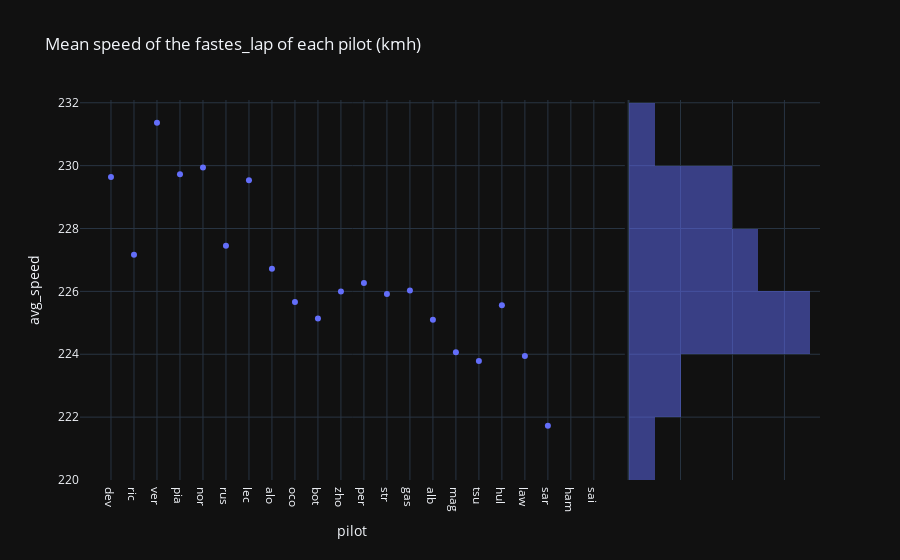

The code cell stored with this chart in its notebook:
### Code cell
px.scatter(last_gp, x="pilot", y="avg_speed", title="Mean speed of the fastes_lap of each pilot (kmh)", marginal_y="histogram", template="plotly_dark")

### Figure 1 — Plotly figure (JSON) as saved in the notebook; plotly's stock layout.template omitted (floating-point values rounded to 4 significant figures)
{"data": [{"hovertemplate": "pilot=%{x}<br>avg_speed=%{y}<extra></extra>", "legendgroup": "", "marker": {"color": "#636efa", "symbol": "circle"}, "mode": "markers", "name": "", "orientation": "v", "showlegend": false, "type": "scatter", "x": ["dev", "ric", "ver", "pia", "nor", "rus", "lec", "alo", "oco", "bot", "zho", "per", "str", "gas", "alb", "mag", "tsu", "hul", "law", "sar", "ham", "sai"], "xaxis": "x", "y": [229.6, 227.2, 231.4, 229.7, 229.9, 227.4, 229.5, 226.7, 225.7, 225.1, 226.0, 226.3, 225.9, 226.0, 225.1, 224.1, 223.8, 225.6, 223.9, 221.7, null, null], "yaxis": "y"}, {"alignmentgroup": "True", "bingroup": "y", "hovertemplate": "avg_speed=%{y}<br>count=%{x}<extra></extra>", "legendgroup": "", "marker": {"color": "#636efa"}, "name": "", "offsetgroup": "", "opacity": 0.5, "showlegend": false, "type": "histogram", "xaxis": "x2", "y": [229.6, 227.2, 231.4, 229.7, 229.9, 227.4, 229.5, 226.7, 225.7, 225.1, 226.0, 226.3, 225.9, 226.0, 225.1, 224.1, 223.8, 225.6, 223.9, 221.7, null, null], "yaxis": "y2"}], "layout": {"barmode": "overlay", "legend": {"tracegroupgap": 0}, "title": {"text": "Mean speed of the fastes_lap of each pilot (kmh)"}, "xaxis": {"anchor": "y", "domain": [0, 0.7363], "title": {"text": "pilot"}}, "xaxis2": {"anchor": "y2", "domain": [0.7413, 1], "matches": "x2", "showgrid": true, "showline": false, "showticklabels": false, "ticks": ""}, "yaxis": {"anchor": "x", "domain": [0, 1], "title": {"text": "avg_speed"}}, "yaxis2": {"anchor": "x2", "domain": [0, 1], "matches": "y", "showgrid": true, "showticklabels": false}}}
